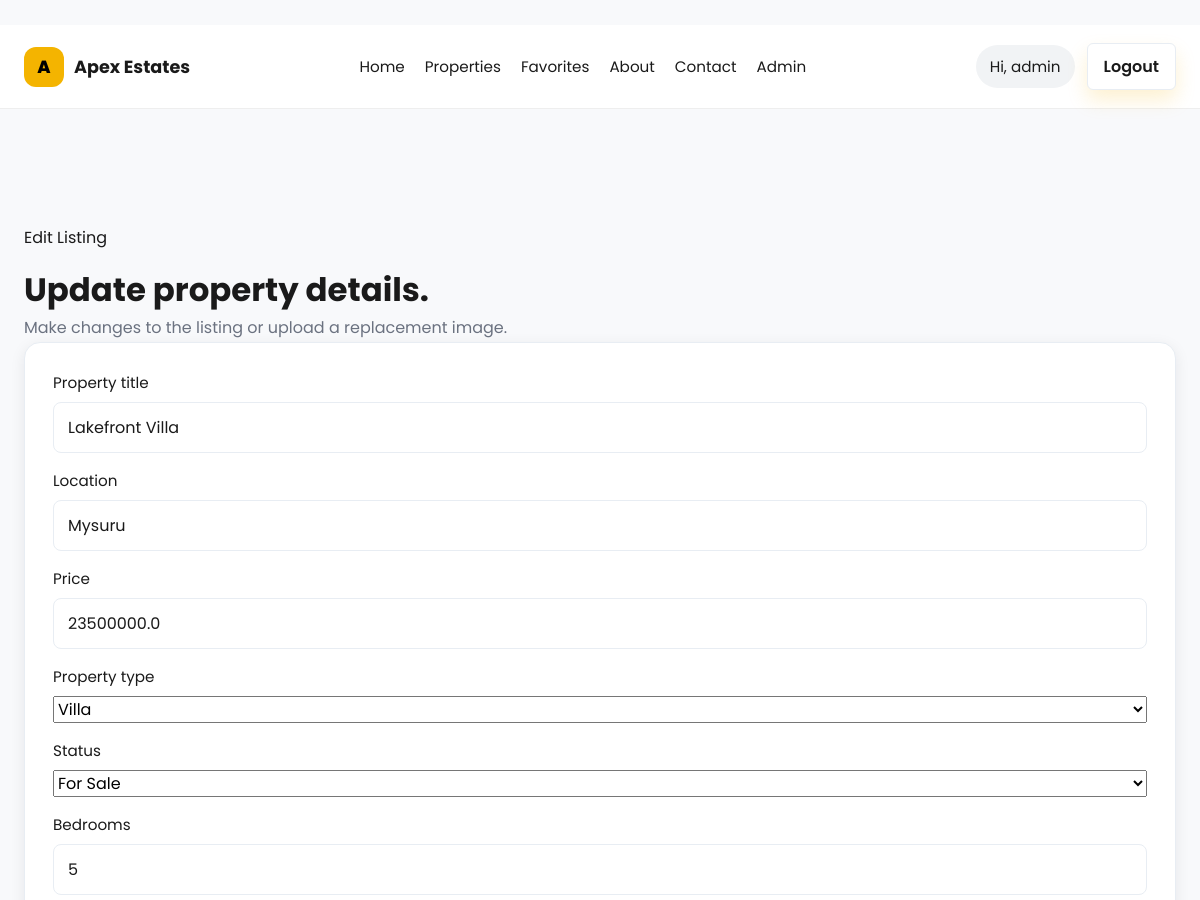
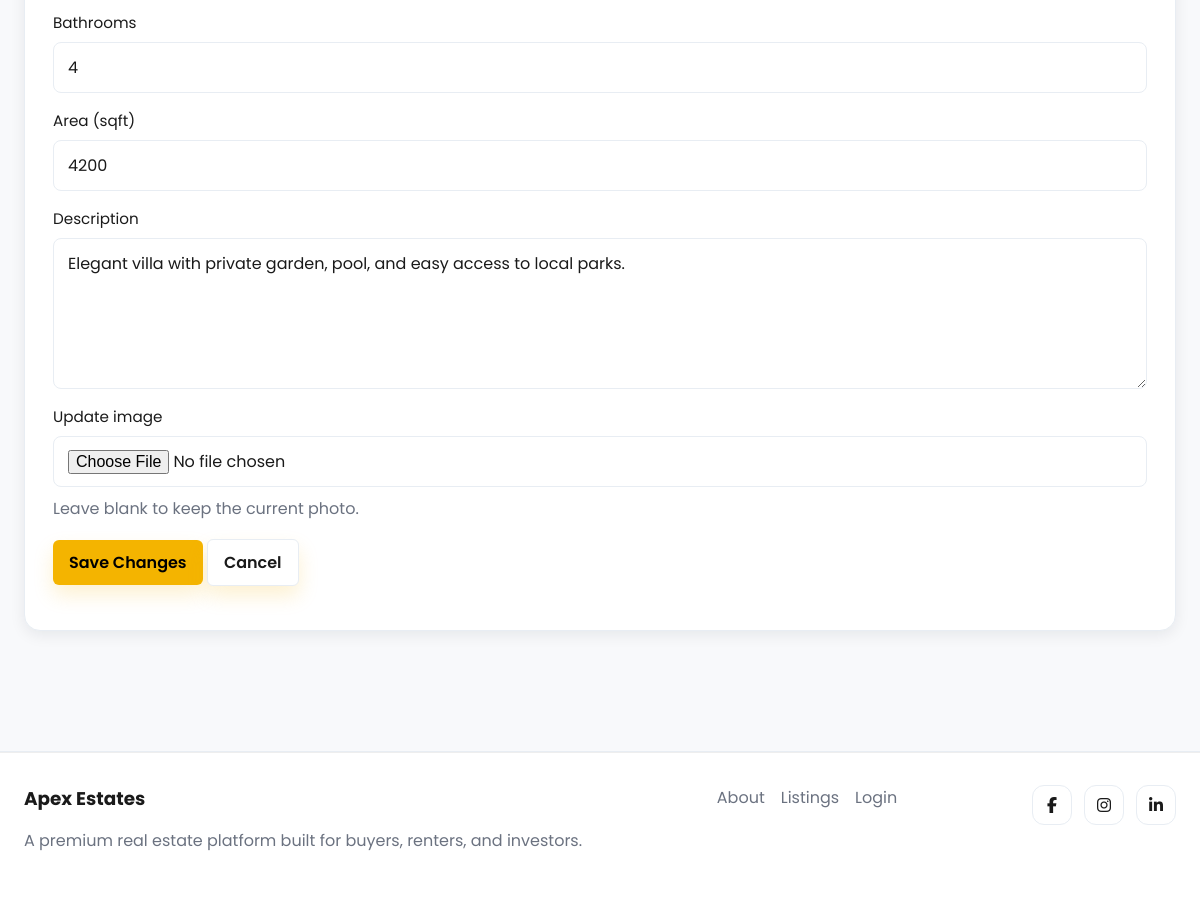
Page /admin/properties/2/edit (signed in) on the committed database (2 pictures, top to bottom).
### tables this page shows
CREATE TABLE properties (
        id INTEGER PRIMARY KEY AUTOINCREMENT,
        title TEXT NOT NULL,
        description TEXT,
        price REAL,
        location TEXT,
        bedrooms INTEGER,
        bathrooms INTEGER,
        area_sqft INTEGER,
        property_type TEXT,
        status TEXT,
        image_filename TEXT,
        created_at TEXT
    );

### routes/admin.py (the view, shortened to what this page needs)
@admin_bp.route('/admin/properties/<int:property_id>/edit', methods=['GET', 'POST'])
def edit_property(property_id):
    if not admin_required():
        return redirect(url_for('property.index'))
    conn = get_db()
    property_item = conn.execute('SELECT * FROM properties WHERE id = ?', (property_id,)).fetchone()
    if not property_item:
        conn.close()
        flash('Property not found.', 'error')
        return redirect(url_for('admin.admin_properties'))
    conn.close()
    return render_template('edit_property.html', property=property_item)

### database/db.py (called while the page is built)
def get_db():
    if os.path.dirname(DB_PATH):
        os.makedirs(os.path.dirname(DB_PATH), exist_ok=True)
    conn = sqlite3.connect(DB_PATH, detect_types=sqlite3.PARSE_DECLTYPES)
    conn.row_factory = sqlite3.Row
    return conn

### routes/admin.py (called while the page is built)
def admin_required():
    return session.get('role') == 'admin'

### templates/edit_property.html (shortened to what this page needs)
﻿{% extends 'base.html' %}
{% block content %}
<section class="section-heading">
    <div>
        <p class="eyebrow">Edit Listing</p>
        <h2>Update property details.</h2>
        <p class="section-copy">Make changes to the listing or upload a replacement image.</p>
    </div>
</section>
<div class="section-surface form-shell">
    <form method="POST" enctype="multipart/form-data" class="form-grid">
        <div class="field-group">
            <label for="title">Property title</label>
            <input id="title" name="title" type="text" value="{{ property['title'] }}" required>
        </div>
        <div class="field-group">
            <label for="location">Location</label>
            <input id="location" name="location" type="text" value="{{ property['location'] }}" required>
        </div>
        <div class="field-group">
            <label for="price">Price</label>
            <input id="price" name="price" type="number" value="{{ property['price'] }}" required>
        </div>
        <div class="field-group">
            <label for="property_type">Property type</label>
            <select id="property_type" name="property_type" required>
                <option value="Villa" {% if property['property_type'] == 'Villa' %}selected{% endif %}>Villa</option>
            </select>
        </div>
        <div class="field-group">
            <label for="status">Status</label>
            <select id="status" name="status" required>
                <option value="For Sale" {% if property['status'] == 'For Sale' %}selected{% endif %}>For Sale</option>
            </select>
        </div>
        <div class="field-group">
            <label for="bedrooms">Bedrooms</label>
            <input id="bedrooms" name="bedrooms" type="number" value="{{ property['bedrooms'] }}" required>
        </div>
        <div class="field-group">
            <label for="bathrooms">Bathrooms</label>
            <input id="bathrooms" name="bathrooms" type="number" value="{{ property['bathrooms'] }}" required>
        </div>
        <div class="field-group">
            <label for="area_sqft">Area (sqft)</label>
            <input id="area_sqft" name="area_sqft" type="number" value="{{ property['area_sqft'] }}" required>
        </div>
        <div class="field-group full-width">
            <label for="description">Description</label>
            <textarea id="description" name="description" rows="5" required>{{ property['description'] }}</textarea>
        </div>
        <div class="field-group full-width">
            <label for="image">Update image</label>
            <input id="image" name="image" type="file" accept="image/*">
            <p class="section-copy">Leave blank to keep the current photo.</p>
        </div>
        <div class="form-actions full-width">
            <button type="submit" class="button">Save Changes</button>
            <a href="{{ url_for('admin.admin_properties') }}" class="button button-secondary">Cancel</a>
        </div>
    </form>
</div>
{% endblock %}

### static/style.css (style rules this page uses)
:root { color-scheme: light; font-family: 'Poppins', Arial, sans-serif; --bg: #f8f9fb; --surface: #ffffff; --surface-muted: #f1f3f5; --border: #e8edf3; --text: #1a1a1a; --muted: #6b7280; --accent: #f4b400; --accent-dark: #d39e00; --shadow: 0 4px 15px rgba(15, 23, 42, 0.08); }
* { box-sizing: border-box; }
html { scroll-behavior: smooth; }
body { margin: 0; min-height: 100vh; background: var(--bg); color: var(--text); position: relative; }
a { color: inherit; text-decoration: none; }
button, input, select, textarea { font: inherit; }
button { cursor: pointer; }
button, .button, .btn { background: var(--accent); color: #000; border: none; border-radius: 8px; padding: 10px 20px; font-weight: 600; box-shadow: 0 10px 20px rgba(244, 180, 0, 0.18); transition: transform 0.2s ease, opacity 0.2s ease; }
.button, .btn { display: inline-flex; align-items: center; justify-content: center; border: none; border-radius: 6px; padding: 10px 16px; color: #000; font-weight: 600; transition: transform 0.2s ease, opacity 0.2s ease, box-shadow 0.2s ease; }
.button.button-secondary, .btn-secondary { background: #ffffff; color: var(--text); border: 1px solid var(--border); }
.section-heading { display: grid; gap: 12px; }
.section-heading h2 { margin: 0; font-size: clamp(2rem, 2.7vw, 2.5rem); }
.section-copy { margin: 0; color: var(--muted); line-height: 1.75; }
.filter-group input, .filter-group select, .field-group input, .field-group textarea { width: 100%; border: 1px solid var(--border); border-radius: 8px; padding: 12px 14px; background: #ffffff; color: var(--text); }
.section-surface { background: var(--surface); border: 1px solid var(--border); border-radius: 16px; padding: 28px; box-shadow: var(--shadow); }
.field-group { display: grid; gap: 8px; margin-bottom: 16px; }
.field-group label { color: var(--text); font-size: 0.95rem; }

### rows in the picture
properties: title "Lakefront Villa", location "Mysuru", price "23500000.0", property_type "Villa", status "For Sale", bedrooms "5", bathrooms "4", area_sqft "4200", description "Elegant villa with private garden, pool, and easy access to local parks."

### other values in the picture
{{ session.get('username') or session.get('user') }} "admin"
